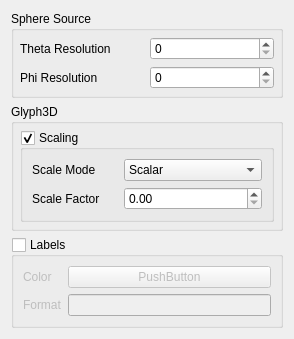
<?xml version="1.0" encoding="UTF-8"?>
<ui version="4.0">
 <class>ConfigPoints3D</class>
 <widget class="QWidget" name="ConfigPoints3D">
  <property name="geometry">
   <rect>
    <x>0</x>
    <y>0</y>
    <width>294</width>
    <height>297</height>
   </rect>
  </property>
  <property name="windowTitle">
   <string>Form</string>
  </property>
  <layout class="QGridLayout" name="gridLayout_2">
   <item row="0" column="0">
    <layout class="QGridLayout" name="gridLayout">
     <item row="1" column="0">
      <widget class="QGroupBox" name="groupBox_2">
       <property name="title">
        <string>Glyph3D</string>
       </property>
       <layout class="QGridLayout" name="gridLayout_6">
        <property name="leftMargin">
         <number>6</number>
        </property>
        <property name="topMargin">
         <number>6</number>
        </property>
        <property name="rightMargin">
         <number>6</number>
        </property>
        <property name="bottomMargin">
         <number>6</number>
        </property>
        <item row="0" column="0">
         <layout class="QGridLayout" name="gridLayout_5">
          <item row="0" column="0">
           <widget class="QGroupBox" name="scalingGroupBox">
            <property name="title">
             <string>Scaling</string>
            </property>
            <property name="checkable">
             <bool>true</bool>
            </property>
            <layout class="QGridLayout" name="gridLayout_8">
             <item row="0" column="0">
              <layout class="QGridLayout" name="gridLayout_7">
               <item row="0" column="1">
                <widget class="QComboBox" name="scaleModeCombo">
                 <item>
                  <property name="text">
                   <string>Scalar</string>
                  </property>
                 </item>
                 <item>
                  <property name="text">
                   <string>Vector</string>
                  </property>
                 </item>
                 <item>
                  <property name="text">
                   <string>Vector Components</string>
                  </property>
                 </item>
                 <item>
                  <property name="text">
                   <string>Off</string>
                  </property>
                 </item>
                </widget>
               </item>
               <item row="0" column="0">
                <widget class="QLabel" name="label_3">
                 <property name="text">
                  <string>Scale Mode</string>
                 </property>
                </widget>
               </item>
               <item row="1" column="0">
                <widget class="QLabel" name="label_4">
                 <property name="text">
                  <string>Scale Factor</string>
                 </property>
                </widget>
               </item>
               <item row="1" column="1">
                <widget class="QDoubleSpinBox" name="scaleFactorSpinBox"/>
               </item>
              </layout>
             </item>
            </layout>
           </widget>
          </item>
         </layout>
        </item>
       </layout>
      </widget>
     </item>
     <item row="2" column="0">
      <widget class="QGroupBox" name="labelsGroupBox">
       <property name="title">
        <string>Labels</string>
       </property>
       <property name="checkable">
        <bool>true</bool>
       </property>
       <property name="checked">
        <bool>false</bool>
       </property>
       <layout class="QGridLayout" name="gridLayout_10">
        <item row="0" column="0">
         <layout class="QGridLayout" name="gridLayout_9">
          <item row="0" column="0">
           <widget class="QLabel" name="label_5">
            <property name="text">
             <string>Color</string>
            </property>
           </widget>
          </item>
          <item row="0" column="1">
           <widget class="Widgets::ColorPushButton" name="labelsColorButton">
            <property name="text">
             <string>PushButton</string>
            </property>
           </widget>
          </item>
          <item row="1" column="0">
           <widget class="QLabel" name="label_6">
            <property name="text">
             <string>Format</string>
            </property>
           </widget>
          </item>
          <item row="1" column="1">
           <widget class="QLineEdit" name="labelsFormatEdit"/>
          </item>
         </layout>
        </item>
       </layout>
      </widget>
     </item>
     <item row="0" column="0">
      <widget class="QGroupBox" name="groupBox">
       <property name="title">
        <string>Sphere Source</string>
       </property>
       <layout class="QGridLayout" name="gridLayout_4">
        <property name="leftMargin">
         <number>6</number>
        </property>
        <property name="topMargin">
         <number>6</number>
        </property>
        <property name="rightMargin">
         <number>6</number>
        </property>
        <property name="bottomMargin">
         <number>6</number>
        </property>
        <item row="0" column="0">
         <layout class="QGridLayout" name="gridLayout_3">
          <item row="0" column="1">
           <widget class="QSpinBox" name="thetaResolutionSpinBox"/>
          </item>
          <item row="0" column="0">
           <widget class="QLabel" name="label">
            <property name="text">
             <string>Theta Resolution</string>
            </property>
           </widget>
          </item>
          <item row="1" column="1">
           <widget class="QSpinBox" name="phiResolutionSpinBox"/>
          </item>
          <item row="1" column="0">
           <widget class="QLabel" name="label_2">
            <property name="text">
             <string>Phi Resolution</string>
            </property>
           </widget>
          </item>
         </layout>
        </item>
       </layout>
      </widget>
     </item>
    </layout>
   </item>
  </layout>
 </widget>
 <customwidgets>
  <customwidget>
   <class>Widgets::ColorPushButton</class>
   <extends>QPushButton</extends>
   <header location="global">widgets/colorpushbutton.h</header>
  </customwidget>
 </customwidgets>
 <resources/>
 <connections/>
</ui>
